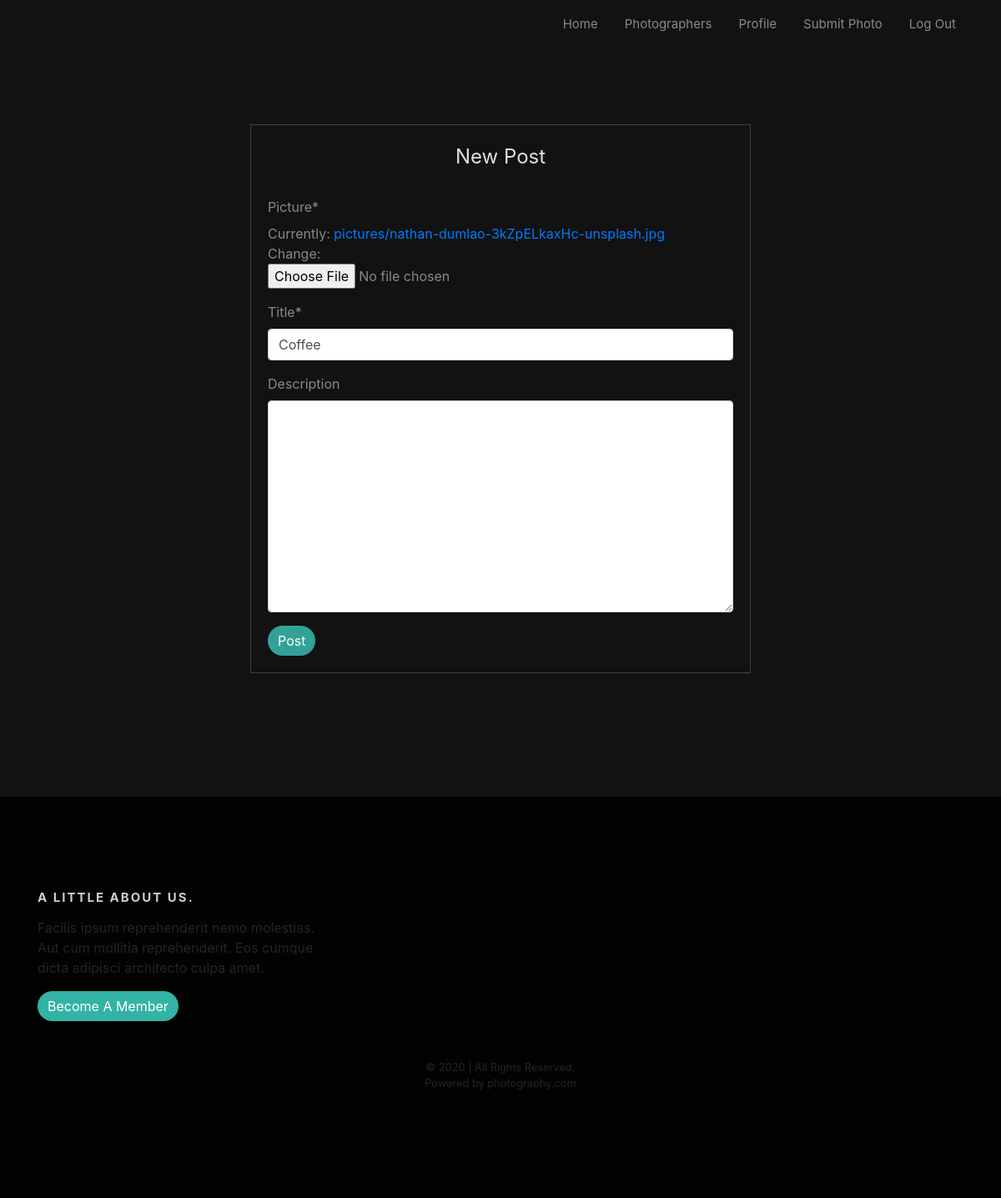
The page /post/coffee/update (signed in) on the database as committed earlier.
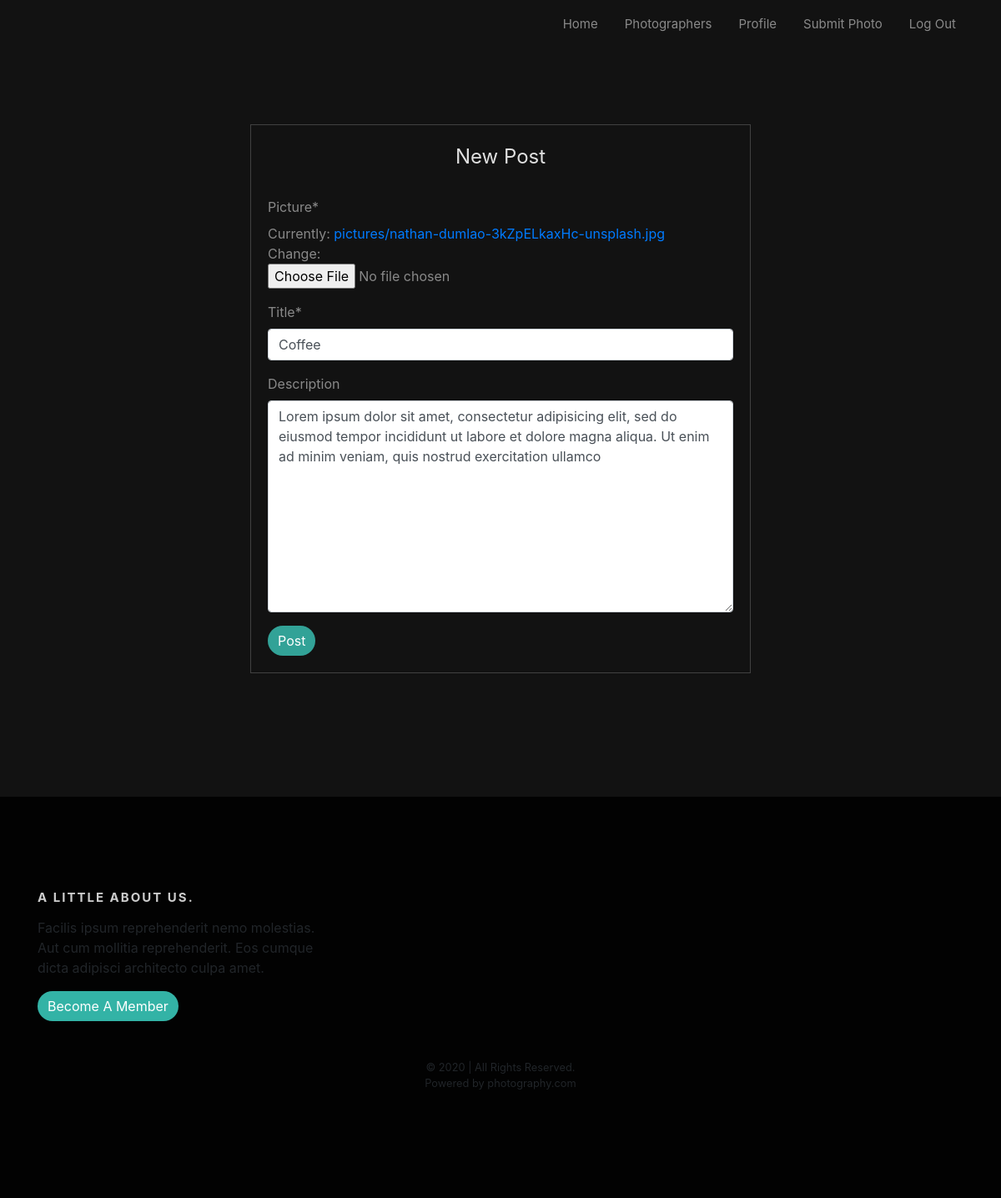
The same page on the database as committed later.
### photo/models.py (models this page shows, shortened)
class Post(models.Model):
    picture = models.ImageField(upload_to="pictures/")
    title = models.CharField(max_length=100, unique=True)
    description = models.TextField(default='', blank=True)
    date_posted = models.DateTimeField(default=timezone.now)
    photographer = models.ForeignKey(User, on_delete=models.CASCADE)
    slug = AutoSlugField(populate_from='title', always_update=True)

### photo/views.py (the view)
# urls.py: path('post/<str:slug>/update', PostUpdateView.as_view(), name='post-update'),
class PostUpdateView(LoginRequiredMixin, UserPassesTestMixin, UpdateView):
    model = Post
    fields = ['picture', 'title', 'description']
    def test_func(self):
        post = self.get_object()
        if self.request.user == post.photographer:
            return True
        return False

### photo/templates/photo/post_form.html (shortened to what this page needs)
{%extends 'photo/base.html'%}
{% load crispy_forms_tags %}
{%block content%}
   <div id="register_form" >
       <form method="POST" enctype="multipart/form-data">
           <fieldset>
               <legend class="leg">New Post</legend>
               <div class="forms">
                   {{form|crispy}}
               </div>
           </fieldset>
           <div>
               <button class="btn">Post</button>
           </div>
       </form>
   </div>
{%endblock content%}

Rows that differ between the two databases and show on the page:
changed Post "Coffee": description (not shown) → "Lorem ipsum dolor sit amet, consectetur adipisicing elit, sed do eiusmod tempor incididunt ut labore et dolore magna aliqua. Ut enim ad minim veniam, quis nostrud exercitation ullamco"
